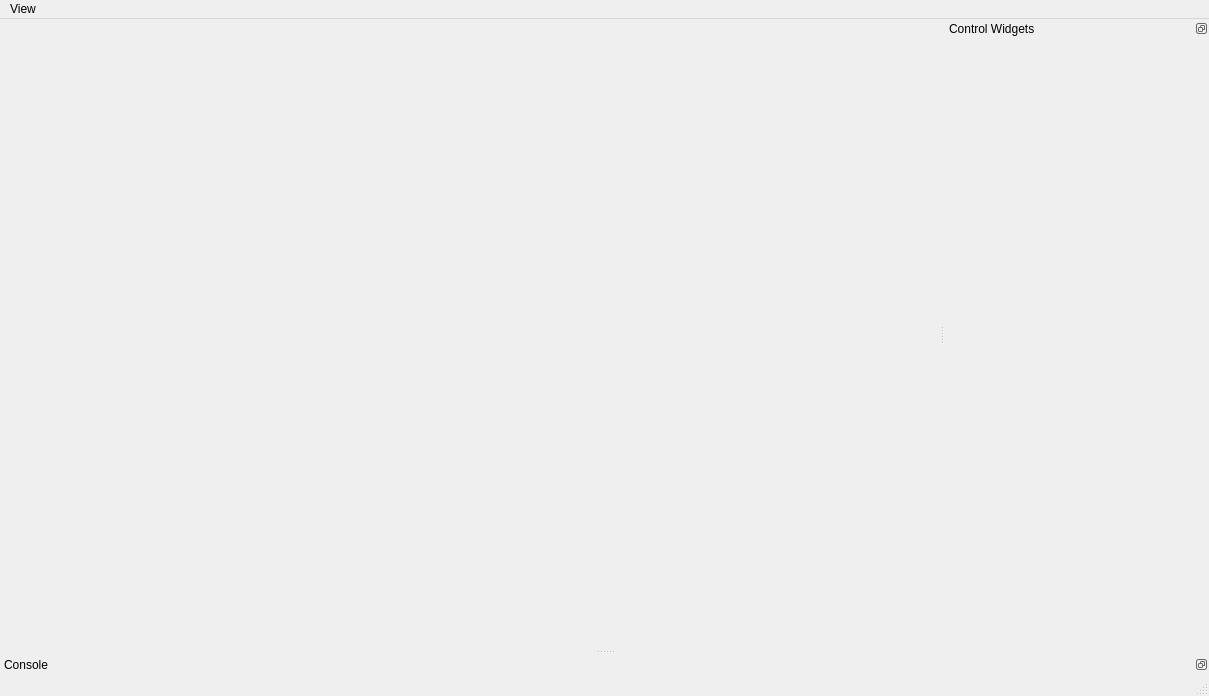
<?xml version="1.0" encoding="UTF-8"?>
<ui version="4.0">
 <class>MainWindow</class>
 <widget class="QMainWindow" name="MainWindow">
  <property name="geometry">
   <rect>
    <x>0</x>
    <y>0</y>
    <width>1209</width>
    <height>696</height>
   </rect>
  </property>
  <property name="windowTitle">
   <string>MainWindow</string>
  </property>
  <widget class="QWidget" name="centralwidget"/>
  <widget class="QMenuBar" name="menubar">
   <property name="geometry">
    <rect>
     <x>0</x>
     <y>0</y>
     <width>1209</width>
     <height>23</height>
    </rect>
   </property>
   <widget class="QMenu" name="menuView">
    <property name="title">
     <string>View</string>
    </property>
    <addaction name="actionConsole"/>
    <addaction name="actionControls_Widgets"/>
   </widget>
   <addaction name="menuView"/>
  </widget>
  <widget class="QStatusBar" name="statusbar"/>
  <widget class="QDockWidget" name="dockFcWidget">
   <property name="minimumSize">
    <size>
     <width>264</width>
     <height>36</height>
    </size>
   </property>
   <property name="floating">
    <bool>false</bool>
   </property>
   <property name="features">
    <set>QDockWidget::DockWidgetFloatable|QDockWidget::DockWidgetMovable</set>
   </property>
   <property name="windowTitle">
    <string>Control Widgets</string>
   </property>
   <attribute name="dockWidgetArea">
    <number>2</number>
   </attribute>
   <widget class="QWidget" name="dockWidgetContents"/>
  </widget>
  <widget class="QDockWidget" name="dockConsole">
   <property name="features">
    <set>QDockWidget::DockWidgetFloatable|QDockWidget::DockWidgetMovable</set>
   </property>
   <property name="windowTitle">
    <string>Console</string>
   </property>
   <attribute name="dockWidgetArea">
    <number>8</number>
   </attribute>
   <widget class="QWidget" name="dockWidgetContents_2"/>
  </widget>
  <action name="actionConsole">
   <property name="checkable">
    <bool>true</bool>
   </property>
   <property name="text">
    <string>Console</string>
   </property>
  </action>
  <action name="actionControls_Widgets">
   <property name="checkable">
    <bool>true</bool>
   </property>
   <property name="checked">
    <bool>true</bool>
   </property>
   <property name="text">
    <string>Controls Widgets</string>
   </property>
  </action>
 </widget>
 <resources/>
 <connections>
  <connection>
   <sender>actionConsole</sender>
   <signal>toggled(bool)</signal>
   <receiver>dockConsole</receiver>
   <slot>setVisible(bool)</slot>
   <hints>
    <hint type="sourcelabel">
     <x>-1</x>
     <y>-1</y>
    </hint>
    <hint type="destinationlabel">
     <x>604</x>
     <y>654</y>
    </hint>
   </hints>
  </connection>
  <connection>
   <sender>actionControls_Widgets</sender>
   <signal>toggled(bool)</signal>
   <receiver>dockFcWidget</receiver>
   <slot>setVisible(bool)</slot>
   <hints>
    <hint type="sourcelabel">
     <x>-1</x>
     <y>-1</y>
    </hint>
    <hint type="destinationlabel">
     <x>1076</x>
     <y>329</y>
    </hint>
   </hints>
  </connection>
 </connections>
</ui>
